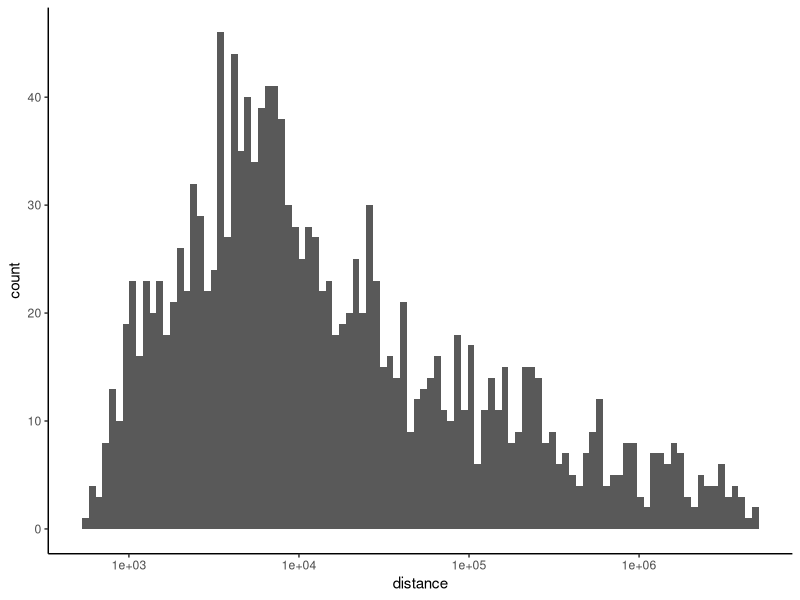
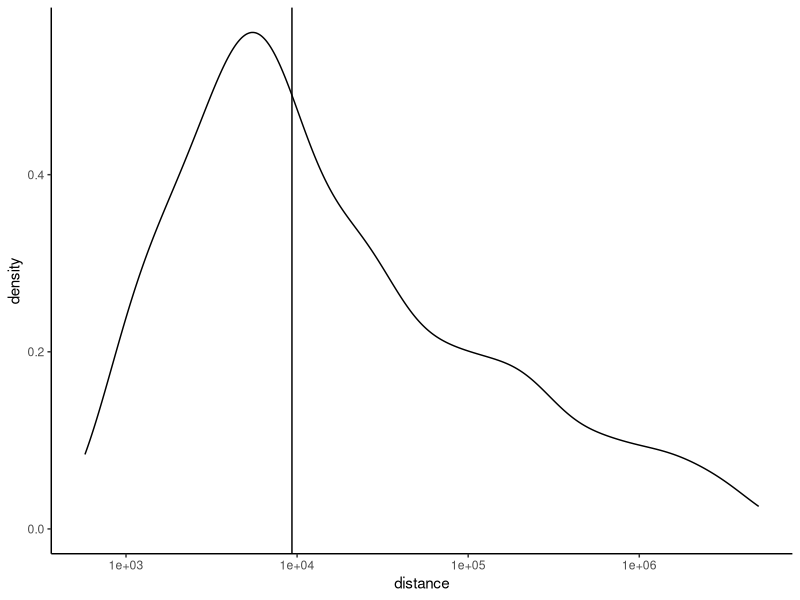
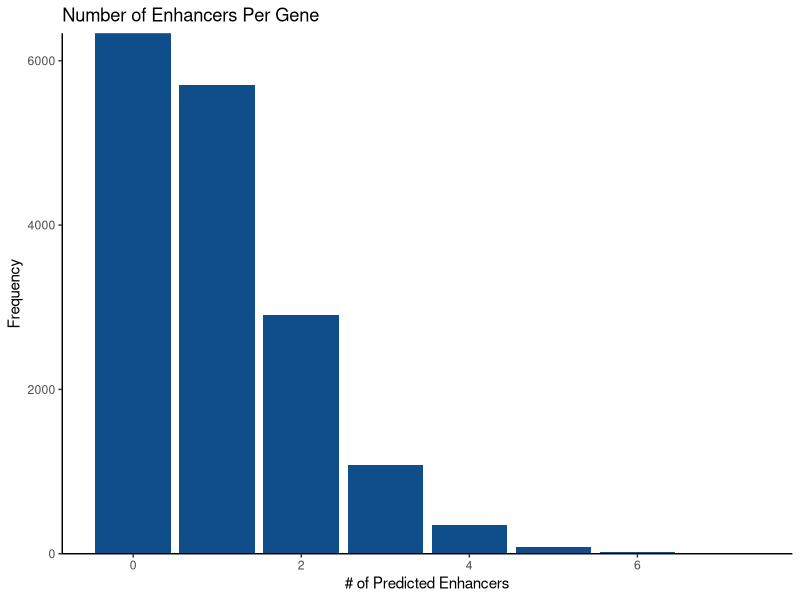
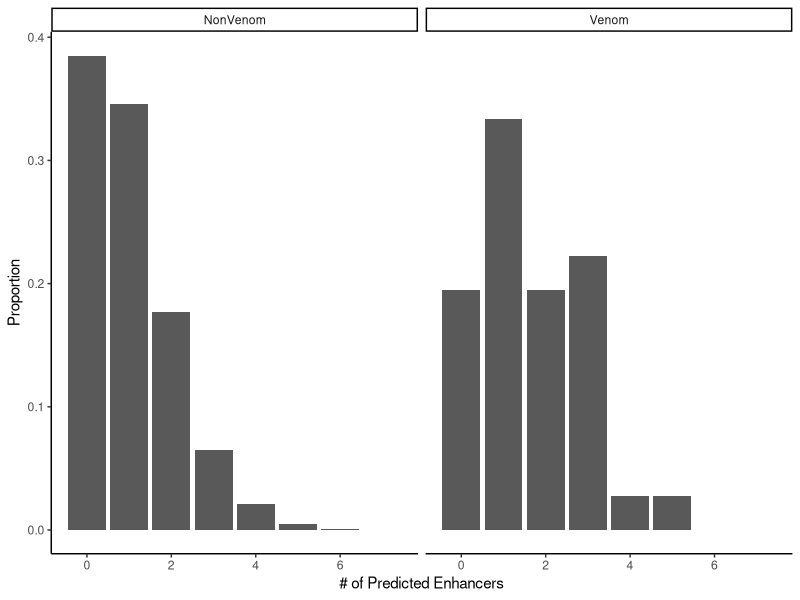
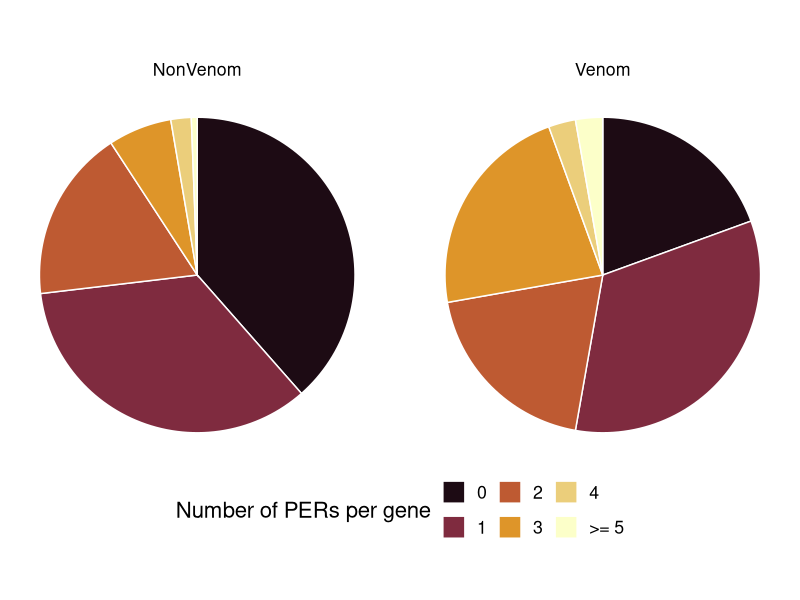
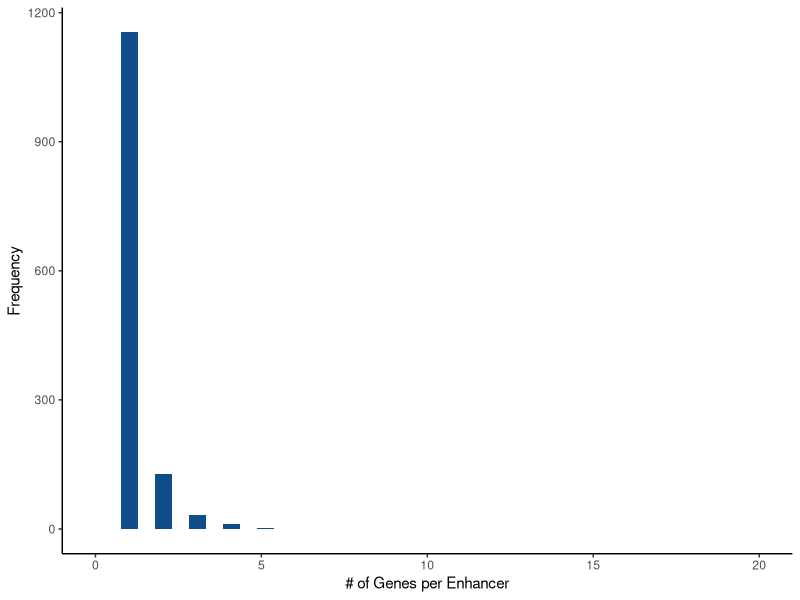
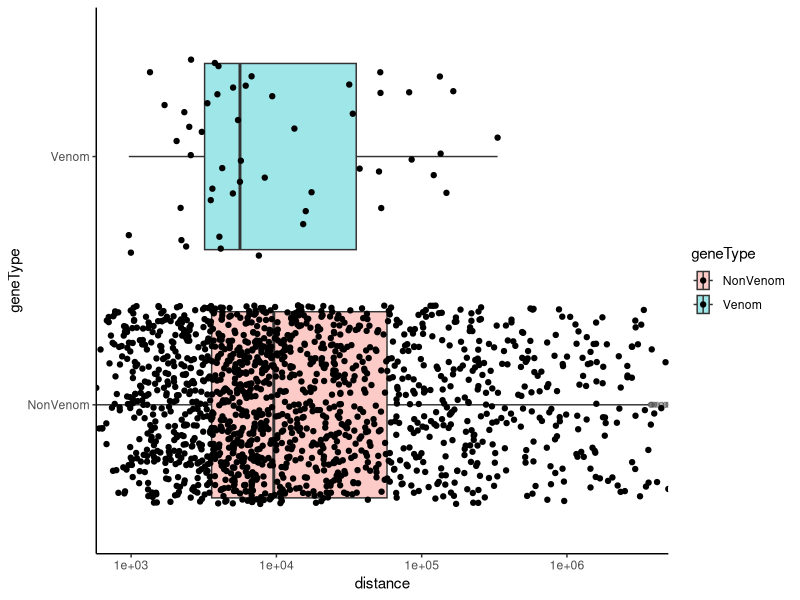
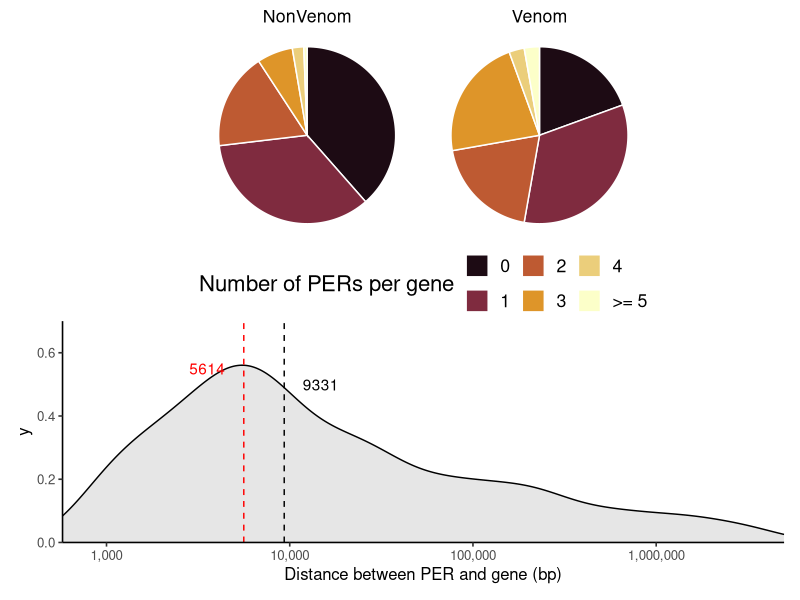

These charts were generated, in order, by the following R code: (Note: this script raises an error after producing the figures.)

library(tidyverse)
library(colorspace)
library(patchwork)

venomTxIDs <- read_tsv('./data/venom_annotation/PriorityVenomGenes_08.02.21.txt',col_names = c(
  'chr','start','stop','long_name','messy_name','tx_id','short_name'
)) %>% 
  filter(str_detect(short_name, 'gII|ADAM',negate = T))

all.predics <- read_delim('./analysis/6_ABC_Enhancers/ABC_output/Predictions/EnhancerPredictionsFull.txt',delim='\t') %>% 
  mutate(geneType = ifelse(TargetGene %in% venomTxIDs$tx_id,'Venom','NonVenom'))


# Total number of unique enhancer sequences
all.predics %>% 
  select(name) %>% 
  unique() %>% 
  tally()

# Total number of unique genes
all.predics %>% 
  select(TargetGene) %>% 
  unique() %>% 
  tally()

# % of genic and intergenic PERs
all.predics %>% 
  select(name,class) %>% 
  unique() %>% 
  group_by(class) %>% 
  tally() %>% 
  mutate(n = n / sum(n))


# Median distance from gene
all.predics %>% 
  select(name,TargetGene,distance) %>% 
  unique() %>% 
  summarise(med.dist = median(distance))


ggplot(all.predics,aes(x=distance)) +
  geom_histogram(bins = 100) +
  scale_x_log10() +
  theme_classic()
#
ggplot(all.predics,aes(x=distance)) +
  geom_density() +
  geom_vline(xintercept = median(all.predics$distance)) +
  scale_x_log10() +
  theme_classic()




geneStats <- read_delim('./analysis/6_ABC_Enhancers/ABC_output/Predictions/GenePredictionStats.txt',delim='\t') %>% 
  mutate(geneType = ifelse(TargetGene %in% venomTxIDs$tx_id,'Venom','NonVenom'))

geneStats %>% 
  group_by(geneIsExpressed) %>% 
  tally()

geneStats %>% 
  filter(geneIsExpressed == TRUE) %>% 
  mutate(PERs = ifelse(nDistalEnhancersPredicted > 0,1,0)) %>% 
  group_by(PERs) %>% 
  tally()

t <- geneStats %>% 
  filter(geneIsExpressed == TRUE) %>% 
  filter(nDistalEnhancersPredicted > 0)

mean(t$nDistalEnhancersPredicted)


venom.predics <- all.predics %>% 
  filter(geneType == 'Venom') %>% 
  left_join(venomTxIDs,by=c('TargetGene'='tx_id'))

### Number of Enhancers per Gene plots

geneStats %>% 
  group_by(chr,nDistalEnhancersPredicted) %>% 
  tally() %>% 
  ggplot(aes(x=nDistalEnhancersPredicted,y=n)) +
  geom_bar(stat='identity',fill='dodgerblue4') +
  scale_y_continuous(expand = c(0,0)) +
  ylab('Frequency') +
  xlab('# of Predicted Enhancers') +
  ggtitle('Number of Enhancers Per Gene') +
  theme_classic()


geneStats %>% 
  group_by(geneType,nDistalEnhancersPredicted) %>% 
  tally() %>% 
  mutate(proportion = n / sum(n)) %>% 
  ggplot(aes(x=nDistalEnhancersPredicted,y=proportion)) +
  geom_bar(stat='identity') +
  facet_wrap(~geneType)+
  ylab('Proportion') +
  xlab('# of Predicted Enhancers') +
  theme_classic()

# Pie chart
p.pie <- geneStats %>% 
  mutate(simple_nEnhancers = ifelse(nDistalEnhancersPredicted >= 5, '>= 5',as.character(nDistalEnhancersPredicted))) %>% 
  mutate(simple_nEnhancers = factor(simple_nEnhancers,levels=c('0','1','2','3','4','>= 5'))) %>% 
  group_by(geneType,simple_nEnhancers) %>% 
  tally() %>% 
  mutate(proportion = n / sum(n)) %>% 
  ggplot(aes(x='',y=proportion,fill=simple_nEnhancers)) +
  geom_bar(stat='identity',width = 1,color='white') +
  scale_fill_discrete_sequential('lajolla') +
  coord_polar('y',start = 0,direction = -1)+
  facet_wrap(~geneType) +
  labs(fill='Number of PERs per gene') +
  theme_void(base_size = 16) + theme(legend.position = 'bottom')
  
p.pie

### Number of genes per enhancer plots

all.predics %>% 
  group_by(name,class) %>% 
  tally() %>% 
  ggplot(aes(x=n)) +
  geom_histogram(fill='dodgerblue4',bins=40) +
  ylab('Frequency') +
  xlab('# of Genes per Enhancer') +
  scale_x_continuous(limits=c(0,20)) +
  theme_classic()


p.dens <- ggplot(all.predics,aes(x=distance)) +
  geom_density(fill='grey',alpha=0.38) +
  geom_vline(xintercept = median(all.predics$distance),lty=2) +
  geom_text(aes(label=median(all.predics$distance),x=median(all.predics$distance),y=0.5),nudge_x = .2,check_overlap = T) +
  geom_vline(xintercept = median(venom.predics$distance),lty=2,color='red') +
  geom_text(aes(label=median(venom.predics$distance),x=median(venom.predics$distance),y=0.55),nudge_x = -.2,check_overlap = T,color='red') +
  scale_x_log10(expand=c(0,0),labels = scales::comma) +
  xlab('Distance between PER and gene (bp)') +
  # scale_x_continuous(limits=c(0,50000)) +
  scale_y_continuous(expand=c(0,0),limits=c(0,0.7)) +
  theme_classic(base_size = 12)

ggplot(all.predics,aes(x=distance,y=geneType,fill=geneType)) +
  geom_boxplot(alpha=0.38) +
  geom_jitter() +
  # geom_vline(xintercept = median(all.predics$distance),lty=2) +
  # geom_text(aes(label=median(all.predics$distance),x=median(all.predics$distance),y=0.5),nudge_x = .2,check_overlap = T) +
  # geom_vline(xintercept = median(venom.predics$distance),lty=2,color='red') +
  # geom_text(aes(label=median(venom.predics$distance),x=median(venom.predics$distance),y=0.5),nudge_x = -.2,check_overlap = T,color='red') +
  scale_x_log10(expand=c(0,0)) +
  # scale_x_continuous(limits=c(0,50000)) +
  # scale_y_continuous(expand=c(0,0),limits=c(0,0.6),labels = scales::comma) +
  theme_classic()

###

p.pie / p.dens

##



ggplot(all.predics,aes(x=distance)) +
  geom_density(fill='dodgerblue',alpha=0.38) +
  geom_vline(xintercept = median(all.predics$distance),lty=2) +
  geom_vline(xintercept = median(venom.predics$distance),lty=2) +
  geom_text(aes(label=median(all.predics$distance),x=median(all.predics$distance),y=0.5),check_overlap = T) +
  scale_x_log10(expand=c(0,0)) +
  scale_y_continuous(expand=c(0,0),limits=c(0,0.7)) +
  theme_classic()



# % of genic and intergenic PERs
venom.predics %>% 
  select(name,class) %>% 
  unique() %>% 
  group_by(class) %>% 
  tally() %>% 
  mutate(n = n / sum(n))

# Median distance from gene
venom.predics %>% 
  select(name,TargetGene,distance) %>% 
  unique() %>% 
  summarise(med.dist = median(distance))



###


venom.predics.simple <- venom.predics %>% 
  select(chr.x,start.x,end,TargetGene,short_name) %>% 
  mutate(newID1 = ifelse(str_detect(TargetGene,'SVMP|SVSP|PLA2'),str_remove(TargetGene,'crovir-transcript-'),paste(str_replace(TargetGene,'crovir-transcript-','cvt'),short_name,sep='-'))) %>% 
  group_by(chr.x,start.x,end) %>% 
  summarise(newID2 = paste(newID1,collapse ='.')) %>% 
  arrange(chr.x,start.x) %>% 
  rowid_to_column() %>% 
  mutate(newID3 = paste('PER',rowid,'_',newID2,sep = '')) %>% 
  select(chr.x,start.x,end,newID3)

write_tsv(venom.predics.simple,'./analysis/6_ABC_Enhancers/ABC_output/_reformat/EnhancerPredictionsFull_VenomGenes_simple_newID_08.18.21.bed',col_names = F)

write_tsv(venom.predics.simple %>% filter(str_detect(newID3,'SVMP')),'./analysis/6_ABC_Enhancers/ABC_output/_reformat/SVMP_EnhancerPredictionsFull_VenomGenes_simple_newID_08.18.21.bed',col_names = F)
write_tsv(venom.predics.simple %>% filter(str_detect(newID3,'SVSP')),'./analysis/6_ABC_Enhancers/ABC_output/_reformat/SVSP_EnhancerPredictionsFull_VenomGenes_simple_newID_08.18.21.bed',col_names = F)
write_tsv(venom.predics.simple %>% filter(str_detect(newID3,'PLA2')),'./analysis/6_ABC_Enhancers/ABC_output/_reformat/PLA2_EnhancerPredictionsFull_VenomGenes_simple_newID_08.18.21.bed',col_names = F)
write_tsv(venom.predics.simple %>% filter(str_detect(newID3,'cvt')),'./analysis/6_ABC_Enhancers/ABC_output/_reformat/Other_EnhancerPredictionsFull_VenomGenes_simple_newID_08.18.21.bed',col_names = F)

### Haven't updated this highest expressed chunk
# highexp.venom.predics.simple <- venom.predics %>% 
#   select(chr.x,start.x,end,TargetGene,short_name) %>% 
#   filter(short_name %in% highestExp$gene) %>% 
#   left_join(venom.predics.simple) %>% 
#   select(chr.x,start.x,end,newID3)
# 
# # write_tsv(highexp.venom.predics.simple,'output/ABC_Output_Dec2020/Predictions/EnhancerPredictionsFull_HighestExpVenomGenes_simple_newID.bed',col_names = F)
# # 
# # write_tsv(highexp.venom.predics.simple %>% filter(str_detect(newID3,'SVMP')),'output/ABC_Output_Dec2020/Predictions/highSVMP_EnhancerPredictionsFull_VenomGenes_simple_newID.bed',col_names = F)
# # write_tsv(highexp.venom.predics.simple %>% filter(str_detect(newID3,'SVSP')),'output/ABC_Output_Dec2020/Predictions/highSVSP_EnhancerPredictionsFull_VenomGenes_simple_newID.bed',col_names = F)
# # write_tsv(highexp.venom.predics.simple %>% filter(str_detect(newID3,'PLA2')),'output/ABC_Output_Dec2020/Predictions/highPLA2_EnhancerPredictionsFull_VenomGenes_simple_newID.bed',col_names = F)
# # write_tsv(highexp.venom.predics.simple %>% filter(str_detect(newID3,'cvt')),'output/ABC_Output_Dec2020/Predictions/highOther_EnhancerPredictionsFull_VenomGenes_simple_newID.bed',col_names = F)
# 

nonVen.predicts <- all.predics %>% 
  filter(geneType != 'Venom')

nonVen.predicts.simple <- nonVen.predicts %>% 
  select(1,2,3,4) %>% 
  unique()

write_tsv(nonVen.predicts.simple,'./analysis/6_ABC_Enhancers/ABC_output/_reformat/EnhancerPredictionsFull_NONvenomGenes_simple_noDups_08.18.21.bed',col_names = F)


## Full detail table for supplement


fulldetail <- all.predics %>% 
  left_join(venom.predics.simple,by=c('chr'='chr.x','start'='start.x','end'='end'))

write_tsv(fulldetail,'./analysis/6_ABC_Enhancers/ABC_output/_reformat/EnhancerPredictionsFull_wVPERIDs_08.18.21.tsv')
